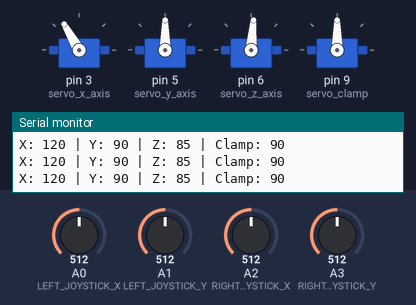
This sketch was run on a simulated Arduino Uno, built with avr-gcc and run on an emulated ATmega328P. Parts: 4 × servo, the last lines printed to the serial monitor. The test bench sets the inputs (shaded band); at power-on: A3 (RIGHT_JOYSTICK_Y) = 512, A0 (LEFT_JOYSTICK_X) = 512, A2 (RIGHT_JOYSTICK_X) = 512, A1 (LEFT_JOYSTICK_Y) = 512.

Above: at 1.2 s.
1.3 s: A3 (RIGHT_JOYSTICK_Y) set to 532
4.3 s: A3 (RIGHT_JOYSTICK_Y) set to 562
At 4.79 s:
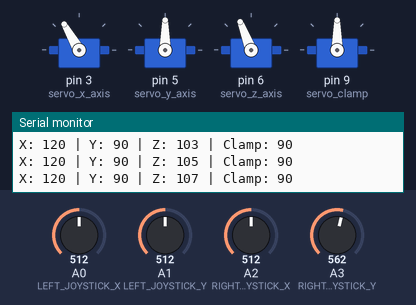
At 6.6 s:
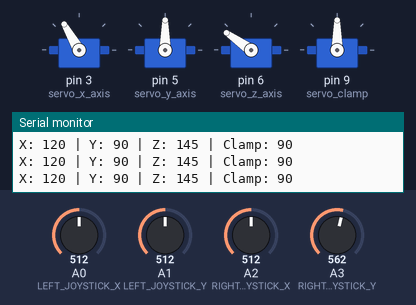
6.9 s: A0 (LEFT_JOYSTICK_X) set to 487
9.9 s: A0 (LEFT_JOYSTICK_X) set to 459
At 11.9 s:
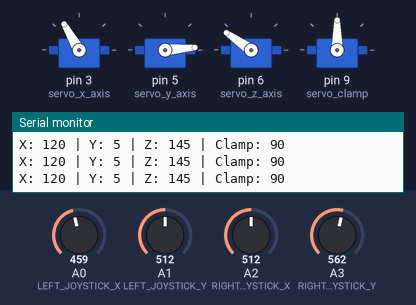
12.9 s: A2 (RIGHT_JOYSTICK_X) set to 544
14.4 s: A2 (RIGHT_JOYSTICK_X) set to 568
At 16.0 s:
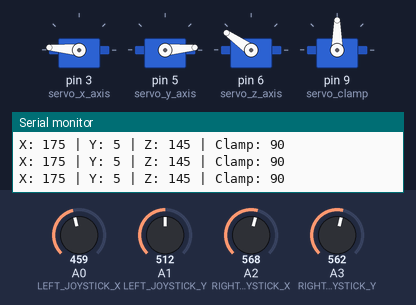
Timing chart, 0 to 17.5 s (numbered marks = the images above; inputs shaded):
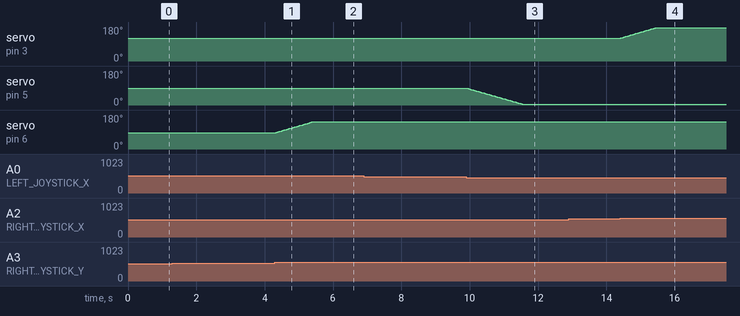

The sketch:

code.ino
```cpp
#include <Servo.h>

Servo servo_x_axis;
Servo servo_y_axis;
Servo servo_z_axis;
Servo servo_clamp;

// --- Servo Positions (initial angles) ---
int x_axis_degree = 120;
int y_axis_degree = 90;
int z_axis_degree = 85;
int clamp_degree  = 90;

// --- Joystick Pins ---
#define LEFT_JOYSTICK_X A0
#define LEFT_JOYSTICK_Y A1
#define RIGHT_JOYSTICK_X A2
#define RIGHT_JOYSTICK_Y A3

// --- Configuration ---
const int DEADZONE_LOW  = 470;   // Joystick center tolerance
const int DEADZONE_HIGH = 550;
const int SERVO_STEP    = 2;     // Smaller step = smoother motion
const int UPDATE_DELAY  = 30;    // Minimum time between servo updates (ms)

// --- Servo Limits ---
const int X_MIN = 40,  X_MAX = 175;
const int Y_MIN = 5,   Y_MAX = 150;
const int Z_MIN = 15,  Z_MAX = 145;
const int CLAMP_MIN = 75, CLAMP_MAX = 90;

// --- Timing ---
unsigned long lastUpdateTime = 0;

void setup() {
    Serial.begin(9600);

    // Attach servos to pins
    servo_x_axis.attach(3);
    servo_y_axis.attach(5);
    servo_z_axis.attach(6);
    servo_clamp.attach(9);

    // Move servos to initial positions
    servo_x_axis.write(x_axis_degree);
    servo_y_axis.write(y_axis_degree);
    servo_z_axis.write(z_axis_degree);
    servo_clamp.write(clamp_degree);
}

void loop() {

    int left_x  = analogRead(LEFT_JOYSTICK_X);
    int left_y  = analogRead(LEFT_JOYSTICK_Y);
    int right_x = analogRead(RIGHT_JOYSTICK_X);
    int right_y = analogRead(RIGHT_JOYSTICK_Y);

    // Update every few milliseconds (prevents jitter)
    if (millis() - lastUpdateTime >= UPDATE_DELAY) {
        lastUpdateTime = millis();

        // --- Y-Axis control (Left Joystick X) ---
        if (left_x < DEADZONE_LOW)
            y_axis_degree -= SERVO_STEP;
        else if (left_x > DEADZONE_HIGH)
            y_axis_degree += SERVO_STEP;

        // --- Clamp control (Left Joystick Y) ---
        if (left_y < DEADZONE_LOW)
            clamp_degree -= SERVO_STEP;
        else if (left_y > DEADZONE_HIGH)
            clamp_degree += SERVO_STEP;

        // --- X-Axis control (Right Joystick X) ---
        if (right_x < DEADZONE_LOW)
            x_axis_degree -= SERVO_STEP;
        else if (right_x > DEADZONE_HIGH)
            x_axis_degree += SERVO_STEP;

        // --- Z-Axis control (Right Joystick Y) ---
        if (right_y < DEADZONE_LOW)
            z_axis_degree -= SERVO_STEP;
        else if (right_y > DEADZONE_HIGH)
            z_axis_degree += SERVO_STEP;

        // --- Constrain all angles to safe limits ---
        x_axis_degree = constrain(x_axis_degree, X_MIN, X_MAX);
        y_axis_degree = constrain(y_axis_degree, Y_MIN, Y_MAX);
        z_axis_degree = constrain(z_axis_degree, Z_MIN, Z_MAX);
        clamp_degree  = constrain(clamp_degree, CLAMP_MIN, CLAMP_MAX);

        // --- Apply servo angles ---
        servo_x_axis.write(x_axis_degree);
        servo_y_axis.write(y_axis_degree);
        servo_z_axis.write(z_axis_degree);
        servo_clamp.write(clamp_degree);

        Serial.print("X: ");
        Serial.print(x_axis_degree);
        Serial.print(" | Y: ");
        Serial.print(y_axis_degree);
        Serial.print(" | Z: ");
        Serial.print(z_axis_degree);
        Serial.print(" | Clamp: ");
        Serial.println(clamp_degree);
    }
}
```

Measured:
- the behaviour switches between 550 and 551 on A3 (RIGHT_JOYSTICK_Y) (found by bisection; images 0 and 1)
- the behaviour switches between 470 and 469 on A0 (LEFT_JOYSTICK_X) (found by bisection; images 2 and 3)
- the behaviour switches between 550 and 551 on A2 (RIGHT_JOYSTICK_X) (found by bisection; images 3 and 4)
- after the input at 4.3 s, servo on pin 6 (servo_z_axis): moves from 85° to 145° over 1.1 s, starting at once
- after the input at 9.9 s, servo on pin 5 (servo_y_axis): moves from 90° to 5° over 1.6 s, starting at once
- after the input at 14.4 s, servo on pin 3 (servo_x_axis): moves from 120° to 175° over 1.0 s, starting at once
